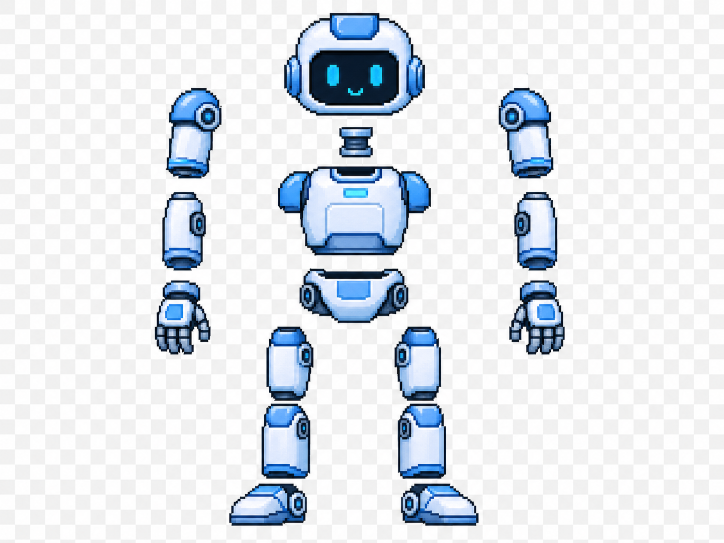
#> input picture asset/DoorKeeper.png, 1448 x 1086 px (shown at 1/2 size)
$ python -i animation.py   (imports and definitions only)
#> lines starting #> are read from the running program, lines starting #| are printed output that depends on the picture
"""Vector-to-pixel skeleton animation rendering helpers."""

from __future__ import annotations

import logging
import math
import json
from dataclasses import dataclass, field
from pathlib import Path
from typing import Any, Sequence

from PIL import Image, ImageDraw

from project_pv.skeleton_model import (
    BarImage,
    DEFAULT_SKELETON,
    SkeletonKeyFrame,
    SkeletonDefinition,
    Point,
    Segment,
    interpolate_keyframe_state,
    joint_points,
    keyframe_properties_at,
    keyframe_from_positions,
    positioned_joints,
    skeleton_segments,
    skeleton_from_record,
    skeleton_to_record,
)

VECTOR_FIELD_WIDTH = 360
VECTOR_FIELD_HEIGHT = 360
LOGGER = logging.getLogger(__name__)


@dataclass(frozen=True)
class MotionSpec:
    """Parameters that describe a vector animation before raster export."""

    width: int = 50
    height: int = 50
    frames: int = 32
    duration_ms: int = 60
    fill: str = "#1b8f87"
    outline: str = "#17202a"
    background: str = "#f7f4ea"
    show_joints: bool = True
    show_bars: bool = True
    hidden_bars: tuple[str, ...] = ()
    hidden_bar_images: tuple[str, ...] = ()
    keyframes: tuple[SkeletonKeyFrame, ...] = field(default_factory=tuple)
    skeleton: SkeletonDefinition = DEFAULT_SKELETON

    # [21 lines left out: function validate, not called in this run]


@dataclass(frozen=True)
class _CachedBarImage:
    image: Image.Image
    source_start: Point
    source_end: Point

    # [15 lines left out: functions source_length, source_angle, not called in this run]


_BarImageCache = dict[tuple[object, ...], _CachedBarImage | None]


# [368 lines left out: functions transform_points, transform_segments, frame_state, fit_vector_points_to_pixel_field, _bar_image_cache_key, _load_cached_bar_image and 7 more, not called in this run]


def _prepare_transparent_gif_frames(frames: Sequence[Image.Image]) -> list[Image.Image]:
    """Convert RGBA frames to paletted GIF frames with a stable transparent index."""

    prepared = []
    for frame in frames:
        rgba_frame = frame.convert("RGBA")
        paletted = rgba_frame.convert("P", palette=Image.Palette.ADAPTIVE, colors=255)
        palette = paletted.getpalette() or []
        paletted.putpalette((palette + [0] * 768)[:768])
        transparent_mask = rgba_frame.getchannel("A").point(lambda alpha: 255 if alpha == 0 else 0)
        paletted.paste(255, transparent_mask)
        paletted.info["transparency"] = 255
        paletted.info["disposal"] = 2
        prepared.append(paletted)
    return prepared


# [20 lines left out: function save_gif, not called in this run]

>>> import cv2
>>> picture = cv2.imread('../../asset/DoorKeeper.png', cv2.IMREAD_GRAYSCALE)
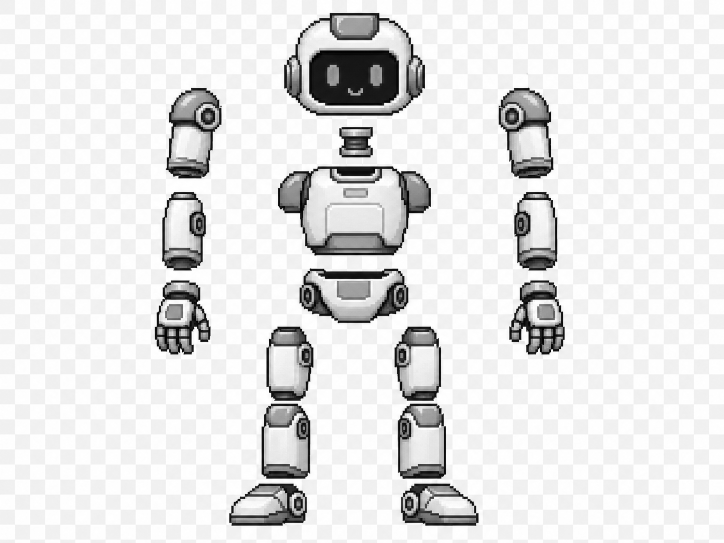
#> picture: shape (1086, 1448) (shown at 1/2 size); min 0, max 255, mean 228.3
#> the loop in _prepare_transparent_gif_frames, `for frame in frames:` made 1 pass
#> after the loop in _prepare_transparent_gif_frames, `for frame in frames:`: prepared = []
#> (the run stopped early here; a loop or call above may not have finished)
